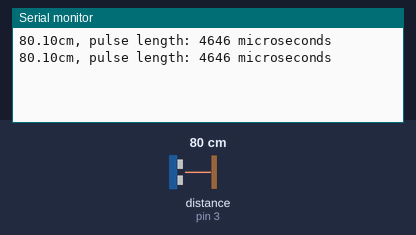
Bench run of a sketch on a simulated Arduino Uno, built with avr-gcc and run on an emulated ATmega328P. On the bench: the last lines printed to the serial monitor. Wiring (inferred from the names in the program): ultrasonic range finder: trigger pin 2; echo pin 3. Inputs (shaded band) come from the test bench; at power-on: distance to the obstacle (sensor on pin 3) 80 cm. The echo pulse lasts 58.3 µs per cm.

Above: at 1.9 s.
2.0 s: distance to the obstacle (sensor on pin 3) set to 2 cm
At 3.1 s:
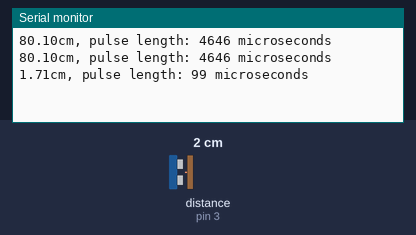
3.5 s: distance to the obstacle (sensor on pin 3) set to 4 cm
At 5.2 s:
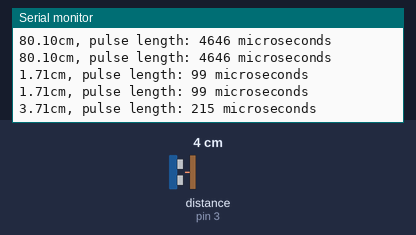
Timing chart, 0 to 6.7 s (numbered marks = the images above; inputs shaded):
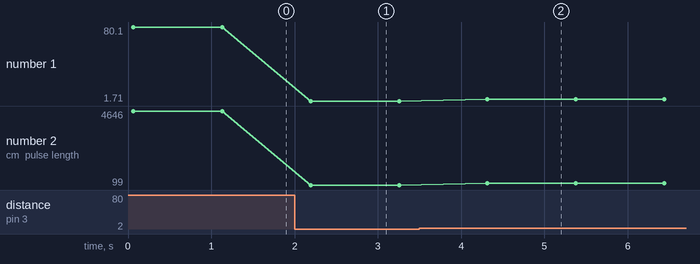

The sketch:

HC-SR04-UltrasonicSensor.ino
```cpp
const int TrigPin = 2;
const int EchoPin = 3;
unsigned long pulseLength;//in microseconds
float cm;
void setup() {
  Serial.begin(9600);
  pinMode(TrigPin, OUTPUT);
  pinMode(EchoPin, INPUT);
}
void loop() {
  //发一个10ms的高脉冲去触发TrigPin
  digitalWrite(TrigPin, LOW);
  delay(60); // suggested min period 60 ms
  digitalWrite(TrigPin, HIGH);
  delayMicroseconds(10);// at least 10 us
  digitalWrite(TrigPin, LOW);

  pulseLength = pulseIn(EchoPin, HIGH);//读取返回的高电平持续时间
  cm =  pulseLength / 58.0; //算成厘米 //直接就是保留两位小数了(除以58.0);如果是除以58，则后两位小数都是0.
  //  cm = (int(cm * 100.0)) / 100.0; //保留两位小数 //这种方式不对，可能产生负数
  Serial.print(cm);
  Serial.print("cm, pulse length: ");
  Serial.print(pulseLength);
  Serial.print(" microseconds ");
  Serial.println();
  delay(1000);
}
```

Measured:
- after the input at 2.0 s, the serial monitor: prints a new line after 0.19 s (image 1)
- after the input at 3.5 s, the serial monitor: prints a new line after 0.82 s (image 2)
- plotted number 1: 80.1 → 1.71 after the input at 2.0 s, 1.71 → 3.71 after the input at 3.5 s
- plotted number 2: 4646 → 99 after the input at 2.0 s, 99 → 215 after the input at 3.5 s
